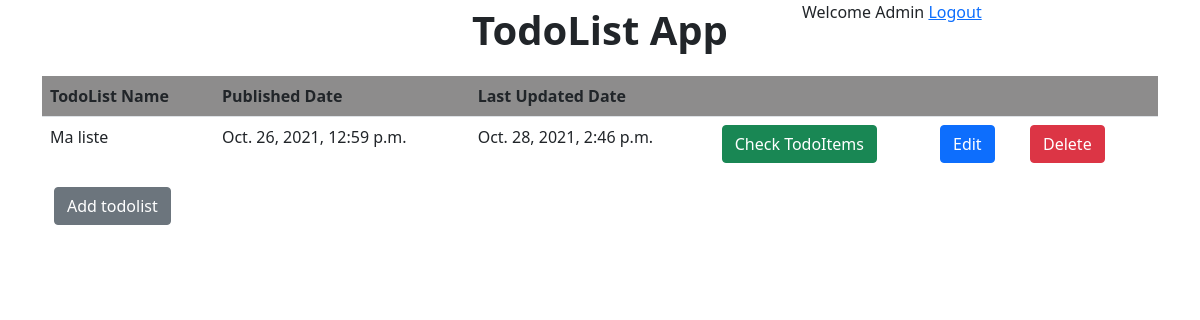
The app's page / (signed in) with its own data.
### TodoList/models.py (models this page shows, shortened)
class UserHasTodoList(models.Model):
    user=models.ForeignKey(User,on_delete=models.CASCADE)
    todolist=models.ForeignKey(TodoList,on_delete=models.CASCADE)

class TodoList(models.Model):
    name=models.CharField(max_length=200)
    pub_date=models.DateTimeField('date published',auto_now_add=True)
    update_date=models.DateTimeField('last update date',auto_now=True)

### TodoList/views.py (the view)
# urls.py: path('',views.index,name="index"),
@login_required
def index(request):
    lists=UserHasTodoList.objects.filter(user=request.user)
    return render(request,'TodoList/index.html',{'lists':lists})

### TodoList/templates/TodoList/index.html
{% extends 'TodoList/base.html' %}
{% block content %}
<div class="container">
    {% if lists %}
    <div class="row">
        <table class="table">
            <thead>
                <th>TodoList Name</th>
                <th>Published Date</th>
                <th>Last Updated Date</th>
                <th></th><th></th><th></th><th></th>
            </thead>
            <tbody>
                {% for list in lists %}
                    <tr>
                        <td>{{list.todolist.name}}</td>
                        <td>{{list.todolist.pub_date}}</td>
                        <td>{{list.todolist.update_date}}</td>
                        <td><a class="btn btn-success" href="{% url 'TodoList:readTodoList' list.todolist.id %}">Check TodoItems</a></td>
                        <td><a class="btn btn-primary" href="{% url 'TodoList:updateTodoList' list.todolist.id %}">Edit</a></td>
                        <td><a class="btn btn-danger" href="{% url 'TodoList:deleteTodoList' list.todolist.id %}">Delete</a></td>
                    </tr>
                {% endfor %}
            </tbody>
        </table>
    </div>
    {% else %}
    <div class="row">
        <div class="col-12 text-center">
            No TodoList
        </div>
    </div>
    {% endif %}
    <div class="row">
        <div class="col-12">
            <a class="btn btn-secondary" href="{% url 'TodoList:createTodoList' %}">Add todolist</a>
        </div>
    </div>
</div>
{% endblock %}

### TodoList/templates/TodoList/base.html (shortened to what this page needs)
<!DOCTYPE html>
<html lang="en">
  <head>
    <link href="https://cdn.jsdelivr.net/npm/bootstrap@5.1.3/dist/css/bootstrap.min.css" rel="stylesheet">
    {% load static %}
    <link rel="stylesheet" type="text/css" href="{% static 'TodoList/style.css' %}">
  </head>
  <body>
    <div class="container">
      <div class="row">
        <div class="col-12 col-md-4 offset-md-4 fs-1 fw-bold text-center pb-3">
          TodoList App
        </div>
        {% if user.is_authenticated %}
          <div class="col-12 col-md-4">
            Welcome {{user.get_username}}
            <a href="{% url 'logout'%}">Logout</a>
          </div>
        {% endif %}
      </div>
      {% block content %}{% endblock %}
    </div>
  </body>
</html>

### TodoList/static/TodoList/style.css (style rules this page uses)
table { padding:0; }
thead { background-color: rgb(141, 140, 140); }
.table>:not(:first-child) { border:none; }
td { border: none; text-overflow:ellipsis ; }

### records on screen
UserHasTodoList: todolist.name "Ma liste", todolist.pub_date "Oct. 26, 2021, 12:59 p.m.", todolist.update_date "Oct. 28, 2021, 2:46 p.m."

### other values on screen
{{ user.get_username }} "Admin"
